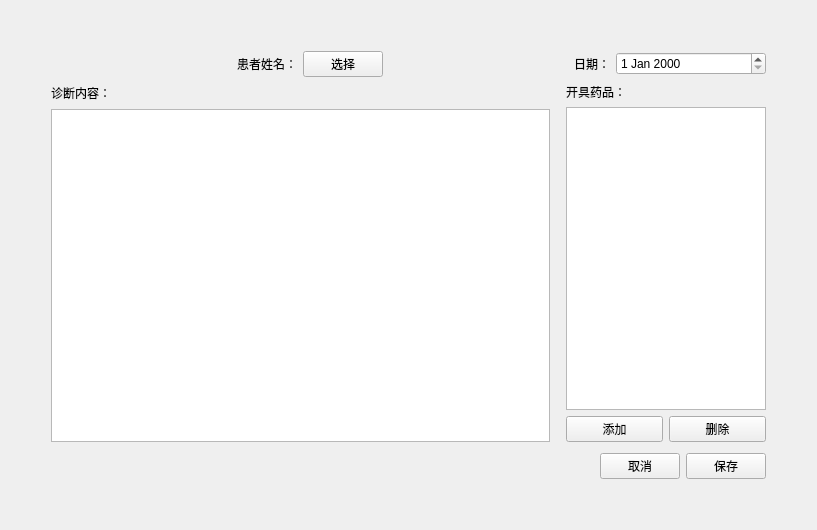
<?xml version="1.0" encoding="UTF-8"?>
<ui version="4.0">
 <class>DiagnosticRecordEdit</class>
 <widget class="QWidget" name="DiagnosticRecordEdit">
  <property name="geometry">
   <rect>
    <x>0</x>
    <y>0</y>
    <width>817</width>
    <height>530</height>
   </rect>
  </property>
  <property name="windowTitle">
   <string>就诊记录编辑</string>
  </property>
  <layout class="QHBoxLayout" name="horizontalLayout_6">
   <item>
    <layout class="QGridLayout" name="gridLayout">
     <item row="2" column="0">
      <spacer name="horizontalSpacer_2">
       <property name="orientation">
        <enum>Qt::Horizontal</enum>
       </property>
       <property name="sizeType">
        <enum>QSizePolicy::Fixed</enum>
       </property>
       <property name="sizeHint" stdset="0">
        <size>
         <width>40</width>
         <height>40</height>
        </size>
       </property>
      </spacer>
     </item>
     <item row="0" column="1">
      <spacer name="verticalSpacer">
       <property name="orientation">
        <enum>Qt::Vertical</enum>
       </property>
       <property name="sizeType">
        <enum>QSizePolicy::Fixed</enum>
       </property>
       <property name="sizeHint" stdset="0">
        <size>
         <width>20</width>
         <height>40</height>
        </size>
       </property>
      </spacer>
     </item>
     <item row="5" column="1">
      <spacer name="verticalSpacer_2">
       <property name="orientation">
        <enum>Qt::Vertical</enum>
       </property>
       <property name="sizeType">
        <enum>QSizePolicy::Fixed</enum>
       </property>
       <property name="sizeHint" stdset="0">
        <size>
         <width>20</width>
         <height>40</height>
        </size>
       </property>
      </spacer>
     </item>
     <item row="2" column="3">
      <spacer name="horizontalSpacer_3">
       <property name="orientation">
        <enum>Qt::Horizontal</enum>
       </property>
       <property name="sizeType">
        <enum>QSizePolicy::Fixed</enum>
       </property>
       <property name="sizeHint" stdset="0">
        <size>
         <width>40</width>
         <height>40</height>
        </size>
       </property>
      </spacer>
     </item>
     <item row="2" column="1" colspan="2">
      <layout class="QHBoxLayout" name="horizontalLayout_7">
       <item>
        <layout class="QVBoxLayout" name="verticalLayout_2">
         <item>
          <layout class="QHBoxLayout" name="horizontalLayout_2">
           <item>
            <widget class="QLabel" name="label_3">
             <property name="text">
              <string>诊断内容：</string>
             </property>
            </widget>
           </item>
           <item>
            <spacer name="horizontalSpacer_8">
             <property name="orientation">
              <enum>Qt::Horizontal</enum>
             </property>
             <property name="sizeHint" stdset="0">
              <size>
               <width>40</width>
               <height>20</height>
              </size>
             </property>
            </spacer>
           </item>
          </layout>
         </item>
         <item>
          <widget class="QPlainTextEdit" name="context"/>
         </item>
        </layout>
       </item>
       <item>
        <spacer name="horizontalSpacer_9">
         <property name="orientation">
          <enum>Qt::Horizontal</enum>
         </property>
         <property name="sizeType">
          <enum>QSizePolicy::Fixed</enum>
         </property>
         <property name="sizeHint" stdset="0">
          <size>
           <width>10</width>
           <height>20</height>
          </size>
         </property>
        </spacer>
       </item>
       <item>
        <layout class="QVBoxLayout" name="verticalLayout">
         <item>
          <layout class="QHBoxLayout" name="horizontalLayout">
           <item>
            <widget class="QLabel" name="label_4">
             <property name="text">
              <string>开具药品：</string>
             </property>
            </widget>
           </item>
          </layout>
         </item>
         <item>
          <widget class="QTableWidget" name="tableWidget">
           <property name="sizePolicy">
            <sizepolicy hsizetype="Fixed" vsizetype="Expanding">
             <horstretch>0</horstretch>
             <verstretch>0</verstretch>
            </sizepolicy>
           </property>
           <property name="minimumSize">
            <size>
             <width>0</width>
             <height>0</height>
            </size>
           </property>
           <property name="maximumSize">
            <size>
             <width>200</width>
             <height>16777215</height>
            </size>
           </property>
          </widget>
         </item>
         <item>
          <layout class="QHBoxLayout" name="horizontalLayout_3">
           <item>
            <widget class="QPushButton" name="btnDrugAdd">
             <property name="text">
              <string>添加</string>
             </property>
            </widget>
           </item>
           <item>
            <widget class="QPushButton" name="btnDrugDelete">
             <property name="text">
              <string>删除</string>
             </property>
            </widget>
           </item>
          </layout>
         </item>
        </layout>
       </item>
      </layout>
     </item>
     <item row="1" column="1" colspan="2">
      <layout class="QHBoxLayout" name="horizontalLayout_5">
       <item>
        <spacer name="horizontalSpacer_5">
         <property name="orientation">
          <enum>Qt::Horizontal</enum>
         </property>
         <property name="sizeHint" stdset="0">
          <size>
           <width>40</width>
           <height>20</height>
          </size>
         </property>
        </spacer>
       </item>
       <item>
        <widget class="QLabel" name="label">
         <property name="text">
          <string>患者姓名：</string>
         </property>
         <property name="alignment">
          <set>Qt::AlignRight|Qt::AlignTrailing|Qt::AlignVCenter</set>
         </property>
        </widget>
       </item>
       <item>
        <widget class="QPushButton" name="btnPatientSelect">
         <property name="text">
          <string>选择</string>
         </property>
        </widget>
       </item>
       <item>
        <spacer name="horizontalSpacer_7">
         <property name="orientation">
          <enum>Qt::Horizontal</enum>
         </property>
         <property name="sizeHint" stdset="0">
          <size>
           <width>40</width>
           <height>20</height>
          </size>
         </property>
        </spacer>
       </item>
       <item>
        <widget class="QLabel" name="label_2">
         <property name="text">
          <string>日期：</string>
         </property>
         <property name="alignment">
          <set>Qt::AlignRight|Qt::AlignTrailing|Qt::AlignVCenter</set>
         </property>
        </widget>
       </item>
       <item>
        <widget class="QDateEdit" name="dateEdit">
         <property name="sizePolicy">
          <sizepolicy hsizetype="Minimum" vsizetype="Fixed">
           <horstretch>0</horstretch>
           <verstretch>0</verstretch>
          </sizepolicy>
         </property>
         <property name="minimumSize">
          <size>
           <width>150</width>
           <height>0</height>
          </size>
         </property>
         <property name="maximumSize">
          <size>
           <width>16777215</width>
           <height>16777215</height>
          </size>
         </property>
        </widget>
       </item>
      </layout>
     </item>
     <item row="4" column="2">
      <layout class="QHBoxLayout" name="horizontalLayout_4">
       <item>
        <spacer name="horizontalSpacer">
         <property name="orientation">
          <enum>Qt::Horizontal</enum>
         </property>
         <property name="sizeHint" stdset="0">
          <size>
           <width>40</width>
           <height>20</height>
          </size>
         </property>
        </spacer>
       </item>
       <item>
        <widget class="QPushButton" name="btnCancel">
         <property name="text">
          <string>取消</string>
         </property>
        </widget>
       </item>
       <item>
        <widget class="QPushButton" name="btnSave">
         <property name="text">
          <string>保存</string>
         </property>
        </widget>
       </item>
      </layout>
     </item>
     <item row="3" column="2">
      <spacer name="verticalSpacer_3">
       <property name="orientation">
        <enum>Qt::Vertical</enum>
       </property>
       <property name="sizeType">
        <enum>QSizePolicy::Fixed</enum>
       </property>
       <property name="sizeHint" stdset="0">
        <size>
         <width>20</width>
         <height>5</height>
        </size>
       </property>
      </spacer>
     </item>
    </layout>
   </item>
  </layout>
 </widget>
 <resources/>
 <connections/>
</ui>
